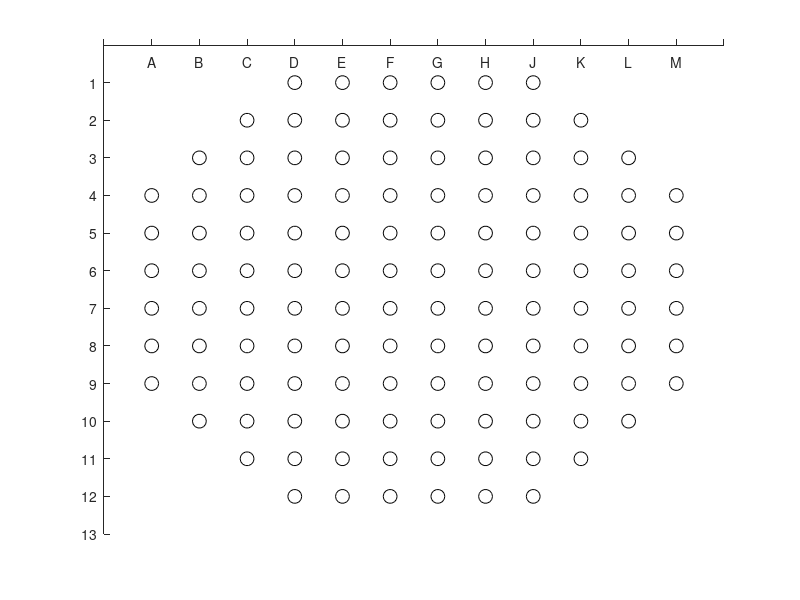

Source code (MATLAB):
function h = ps_well
 % construct well for PS and Synaptic Coupling
h = figure;
axis([0 13 0 13])
set(gca,'XTick',(0:1:13))
set(gca,'YTick',(0:1:13))
axis ij
set(gca,'XTickLabel',{'','A','B','C','D','E','F','G','H','J','K','L','M',''})
set(gca,'XAxisLocation','origin','YAxisLocation','origin','Box','off')
hold on;
 i = 1;
    for j = 4:9
        plot(i,j,'o','color','k','MarkerSize',10)
    end

hold on;
i = 2;
    for j = 3:10
        plot(i,j,'o','color','k','MarkerSize',10)
    end
    hold on;
 i = 3;
    for j= 2:11
        plot(i,j,'o','color','k','MarkerSize',10)
    end

    hold on;
    
    for i = 4:9
      for j = 1:12
        plot(i,j,'o','color','k','MarkerSize',10)
       end
    end
hold on;
i = 12;
    for j = 4:9
        plot(i,j,'o','color','k','MarkerSize',10)
    end

hold on;
i = 11;
    for j = 3:10
        plot(i,j,'o','color','k','MarkerSize',10)
    end
    hold on;
 i = 10;
    for j= 2:11
        plot(i,j,'o','color','k','MarkerSize',10)
    end
    
    
